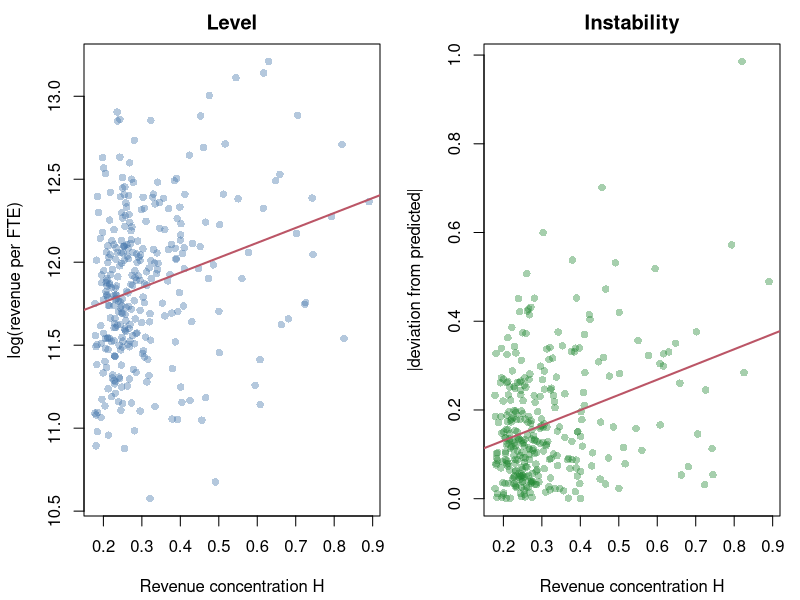

Recreate this plot in R.
## ---- chunk 1
set.seed(12)

# True structural parameters
a_p_true <- 0.80   # paid-list shape
a_g_true <- 0.95   # grossing-list shape
b_p_true <- 5e5    # paid-list scale
b_g_true <- 2e6    # grossing-list scale

N <- 200
r_p   <- 1:N                                  # paid ranks
price <- round(runif(N, 0.99, 9.99), 2)       # app prices

# Downloads from the paid-list Pareto law (eq-pareto-paid)
downloads <- b_p_true * r_p^(-a_p_true)

# Grossing rank implied by the structural mapping (eq-rank-mapping),
# with mild noise standing in for measurement error
log_rg <- (1 / a_g_true) * log(b_g_true / b_p_true) +
          (a_p_true / a_g_true) * log(r_p) -
          (1 / a_g_true) * log(price) +
          rnorm(N, 0, 0.05)
r_g <- exp(log_rg)

# Estimate the truncated OLS regression (eq-rank-ols)
fit <- lm(log(r_g) ~ log(r_p) + log(price))
b   <- coef(fit)

# Recover structural parameters (eq-structural-recovery)
a_g_hat     <- -1 / b[["log(price)"]]
a_p_hat     <- -b[["log(r_p)"]] / b[["log(price)"]]
b_ratio_hat <- exp(-b[["log(r_p)"]] / b[["log(price)"]])

# Recover scale levels from the aggregate-download moment (eq-scale-recovery)
D_t       <- sum(downloads)
b_p_hat   <- D_t / sum(r_p^(-a_p_hat))

data.frame(
  parameter = c("a_p", "a_g", "b_g/b_p", "b_p"),
  truth     = c(a_p_true, a_g_true, b_g_true / b_p_true, b_p_true),
  estimate  = c(a_p_hat, a_g_hat, b_ratio_hat, b_p_hat)
)
## ---- chunk 2
set.seed(34)

n <- 600
# Two latent segments with different training -> future-value slopes
seg     <- rbinom(n, 1, 0.4)            # segment indicator (unobserved in practice)
train   <- runif(n, 0, 10)             # training hours
slope   <- ifelse(seg == 1, 1.8, 0.3)  # high vs. low responders
value   <- 20 + slope * train + rnorm(n, 0, 4)
dat     <- data.frame(value, train)

# Fit a 2-component mixture of regressions by EM (base R)
em_mixreg <- function(y, x, K = 2, iters = 100) {
  n <- length(y)
  pi_k  <- rep(1 / K, K)
  beta0 <- quantile(y, c(0.3, 0.7)); beta1 <- c(0.3, 1.5); sig <- rep(sd(y), K)
  for (it in seq_len(iters)) {
    # E-step: responsibilities
    dens <- sapply(1:K, function(k)
      pi_k[k] * dnorm(y, beta0[k] + beta1[k] * x, sig[k]))
    r <- dens / rowSums(dens)
    # M-step: weighted regressions
    for (k in 1:K) {
      w  <- r[, k]
      fk <- lm(y ~ x, weights = w)
      beta0[k] <- coef(fk)[1]; beta1[k] <- coef(fk)[2]
      sig[k]   <- sqrt(sum(w * residuals(fk)^2) / sum(w))
      pi_k[k]  <- mean(w)
    }
  }
  list(pi = pi_k, slope = beta1, intercept = beta0)
}

out <- em_mixreg(dat$value, dat$train, K = 2)
data.frame(
  segment        = c(1, 2),
  mix_weight     = round(out$pi, 3),
  training_slope = round(out$slope, 3)
)
## ---- chunk 3
set.seed(2026)

n_org  <- 105   # organizations, matching the scale of the food-bank panel
n_yr   <- 3     # years
n_meth <- 6     # solicitation methods

# --- Revenue shares by method, then the Herfindahl concentration index --------
# A Dirichlet draw with a small concentration parameter yields lumpy portfolios;
# alpha varies by organization so that H has genuine between-org variation.
rdirichlet <- function(alpha) {
  g <- rgamma(length(alpha), shape = alpha)
  g / sum(g)
}

org    <- rep(seq_len(n_org), each = n_yr)
year   <- rep(seq_len(n_yr), times = n_org)
alpha0 <- rep(runif(n_org, 0.2, 2.0), each = n_yr)   # low alpha => concentrated

H <- vapply(alpha0, function(a) sum(rdirichlet(rep(a, n_meth))^2), numeric(1))

# --- Outcome: log revenue per FTE --------------------------------------------
# Level effect: concentration raises productivity (beta_H > 0).
# Volatility effect: concentration raises the SD of the idiosyncratic shock, so
# the same organization is less predictable year to year.
beta_H   <- 0.90
org_fe   <- rep(rnorm(n_org, mean = 11.5, sd = 0.35), each = n_yr)  # log $ per FTE
yr_fe    <- c(0, 0.04, 0.09)[year]
sd_shock <- 0.10 + 0.45 * H                                         # heteroskedastic in H
eps      <- rnorm(length(H), mean = 0, sd = sd_shock)

log_prod <- org_fe + yr_fe + beta_H * H + eps

d <- data.frame(org = factor(org), year = factor(year), H = H, log_prod = log_prod)

# --- First moment: does concentration raise productivity? --------------------
fit_level <- lm(log_prod ~ H + org + year, data = d)
round(coef(summary(fit_level))["H", ], 4)

# --- Second moment: does it raise instability? -------------------------------
# "Instability" mirrors the paper's construct: absolute deviation of realized
# productivity from its predicted value, here from a model that deliberately
# excludes H so the residual is not mechanically purged of it.
fit_pred <- lm(log_prod ~ org + year, data = d)
d$instab <- abs(residuals(fit_pred))
fit_stab <- lm(instab ~ H, data = d)
round(coef(summary(fit_stab))["H", ], 4)
## ---- chunk 4
#| label: fig-fundraising-tradeoff
#| fig-cap: "Concentration raises the level of fundraising productivity (left) and its instability (right). Both panels are simulated from the data-generating process above, not from published estimates."
op <- par(mfrow = c(1, 2), mar = c(4.2, 4.2, 2.2, 1))

plot(d$H, d$log_prod, pch = 16, col = "#4477aa66",
     xlab = "Revenue concentration H", ylab = "log(revenue per FTE)",
     main = "Level")
abline(lm(log_prod ~ H, data = d), lwd = 2, col = "#bb5566")

plot(d$H, d$instab, pch = 16, col = "#22883366",
     xlab = "Revenue concentration H", ylab = "|deviation from predicted|",
     main = "Instability")
abline(fit_stab, lwd = 2, col = "#bb5566")

par(op)
